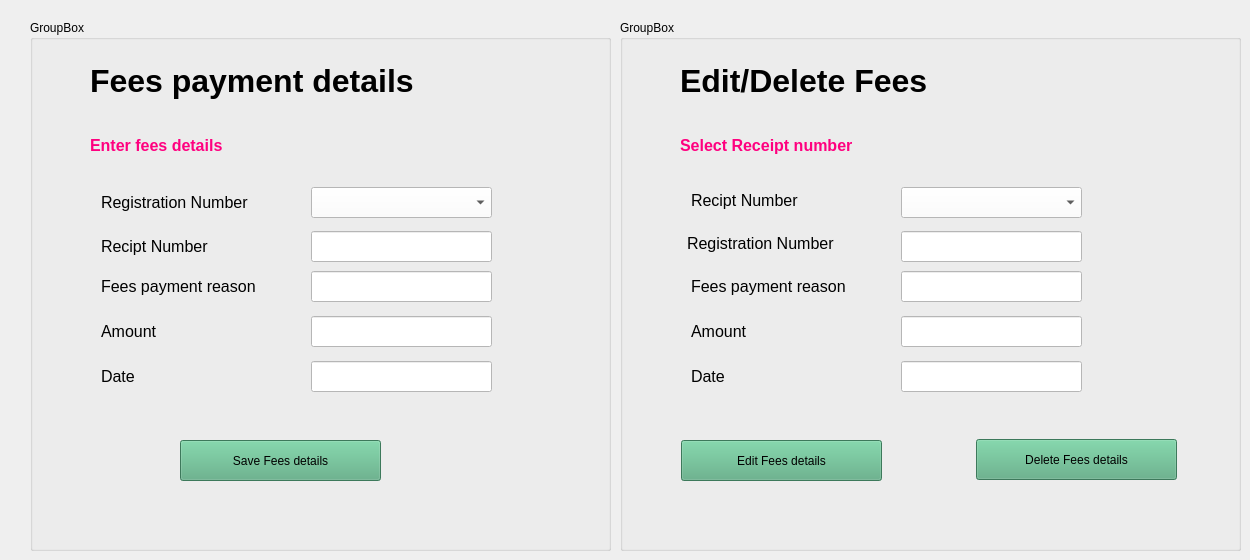
    <widget class="QWidget" name="tab_4">
     <attribute name="title">
      <string>Fees</string>
     </attribute>
     <widget class="QGroupBox" name="groupBox_4">
      <property name="geometry">
       <rect>
        <x>30</x>
        <y>20</y>
        <width>581</width>
        <height>531</height>
       </rect>
      </property>
      <property name="title">
       <string>GroupBox</string>
      </property>
      <widget class="QLabel" name="l51">
       <property name="geometry">
        <rect>
         <x>60</x>
         <y>100</y>
         <width>271</width>
         <height>51</height>
        </rect>
       </property>
       <property name="font">
        <font>
         <pointsize>12</pointsize>
         <weight>75</weight>
         <bold>true</bold>
        </font>
       </property>
       <property name="styleSheet">
        <string notr="true">color: rgb(255, 0, 127);</string>
       </property>
       <property name="text">
        <string>Enter fees details</string>
       </property>
      </widget>
      <widget class="QLabel" name="label_63">
       <property name="geometry">
        <rect>
         <x>60</x>
         <y>20</y>
         <width>491</width>
         <height>81</height>
        </rect>
       </property>
       <property name="font">
        <font>
         <pointsize>24</pointsize>
         <weight>75</weight>
         <bold>true</bold>
        </font>
       </property>
       <property name="text">
        <string>Fees payment details</string>
       </property>
      </widget>
      <widget class="QLabel" name="label_66">
       <property name="geometry">
        <rect>
         <x>71</x>
         <y>157</y>
         <width>201</width>
         <height>51</height>
        </rect>
       </property>
       <property name="font">
        <font>
         <pointsize>12</pointsize>
        </font>
       </property>
       <property name="text">
        <string>Registration Number</string>
       </property>
      </widget>
      <widget class="QComboBox" name="cb51">
       <property name="geometry">
        <rect>
         <x>281</x>
         <y>167</y>
         <width>181</width>
         <height>31</height>
        </rect>
       </property>
       <property name="styleSheet">
        <string notr="true">background-color: rgb(255, 255, 255);</string>
       </property>
      </widget>
      <widget class="QLineEdit" name="tb51">
       <property name="geometry">
        <rect>
         <x>281</x>
         <y>211</y>
         <width>181</width>
         <height>31</height>
        </rect>
       </property>
       <property name="styleSheet">
        <string notr="true">background-color: rgb(255, 255, 255);
font: 12pt &quot;MS Shell Dlg 2&quot;;</string>
       </property>
      </widget>
      <widget class="QLabel" name="label_65">
       <property name="geometry">
        <rect>
         <x>71</x>
         <y>201</y>
         <width>201</width>
         <height>51</height>
        </rect>
       </property>
       <property name="font">
        <font>
         <pointsize>12</pointsize>
        </font>
       </property>
       <property name="text">
        <string>Recipt Number</string>
       </property>
      </widget>
      <widget class="QLabel" name="label_68">
       <property name="geometry">
        <rect>
         <x>71</x>
         <y>286</y>
         <width>201</width>
         <height>51</height>
        </rect>
       </property>
       <property name="font">
        <font>
         <pointsize>12</pointsize>
        </font>
       </property>
       <property name="text">
        <string>Amount</string>
       </property>
      </widget>
      <widget class="QLineEdit" name="tb52">
       <property name="geometry">
        <rect>
         <x>281</x>
         <y>251</y>
         <width>181</width>
         <height>31</height>
        </rect>
       </property>
       <property name="styleSheet">
        <string notr="true">background-color: rgb(255, 255, 255);
font: 12pt &quot;MS Shell Dlg 2&quot;;</string>
       </property>
      </widget>
      <widget class="QLabel" name="label_112">
       <property name="geometry">
        <rect>
         <x>71</x>
         <y>331</y>
         <width>201</width>
         <height>51</height>
        </rect>
       </property>
       <property name="font">
        <font>
         <pointsize>12</pointsize>
        </font>
       </property>
       <property name="text">
        <string>Date</string>
       </property>
      </widget>
      <widget class="QLabel" name="label_67">
       <property name="geometry">
        <rect>
         <x>71</x>
         <y>241</y>
         <width>201</width>
         <height>51</height>
        </rect>
       </property>
       <property name="font">
        <font>
         <pointsize>12</pointsize>
        </font>
       </property>
       <property name="text">
        <string>Fees payment reason</string>
       </property>
      </widget>
      <widget class="QLineEdit" name="tb53">
       <property name="geometry">
        <rect>
         <x>281</x>
         <y>296</y>
         <width>181</width>
         <height>31</height>
        </rect>
       </property>
       <property name="styleSheet">
        <string notr="true">background-color: rgb(255, 255, 255);
font: 12pt &quot;MS Shell Dlg 2&quot;;</string>
       </property>
      </widget>
      <widget class="QLineEdit" name="tb54">
       <property name="geometry">
        <rect>
         <x>281</x>
         <y>341</y>
         <width>181</width>
         <height>31</height>
        </rect>
       </property>
       <property name="styleSheet">
        <string notr="true">background-color: rgb(255, 255, 255);
font: 12pt &quot;MS Shell Dlg 2&quot;;</string>
       </property>
      </widget>
      <widget class="QPushButton" name="b51">
       <property name="geometry">
        <rect>
         <x>150</x>
         <y>420</y>
         <width>201</width>
         <height>41</height>
        </rect>
       </property>
       <property name="styleSheet">
        <string notr="true">background-color: rgb(85, 170, 127);
font: 12pt &quot;MS Shell Dlg 2&quot;;</string>
       </property>
       <property name="text">
        <string>Save Fees details</string>
       </property>
      </widget>
     </widget>
     <widget class="QGroupBox" name="groupBox_5">
      <property name="geometry">
       <rect>
        <x>620</x>
        <y>20</y>
        <width>621</width>
        <height>531</height>
       </rect>
      </property>
      <property name="title">
       <string>GroupBox</string>
      </property>
      <widget class="QLabel" name="l52">
       <property name="geometry">
        <rect>
         <x>60</x>
         <y>100</y>
         <width>271</width>
         <height>51</height>
        </rect>
       </property>
       <property name="font">
        <font>
         <pointsize>12</pointsize>
         <weight>75</weight>
         <bold>true</bold>
        </font>
       </property>
       <property name="styleSheet">
        <string notr="true">color: rgb(255, 0, 127);</string>
       </property>
       <property name="text">
        <string>Select Receipt number</string>
       </property>
      </widget>
      <widget class="QLabel" name="label_70">
       <property name="geometry">
        <rect>
         <x>60</x>
         <y>20</y>
         <width>491</width>
         <height>81</height>
        </rect>
       </property>
       <property name="font">
        <font>
         <pointsize>24</pointsize>
         <weight>75</weight>
         <bold>true</bold>
        </font>
       </property>
       <property name="text">
        <string>Edit/Delete Fees</string>
       </property>
      </widget>
      <widget class="QLabel" name="label_71">
       <property name="geometry">
        <rect>
         <x>67</x>
         <y>198</y>
         <width>201</width>
         <height>51</height>
        </rect>
       </property>
       <property name="font">
        <font>
         <pointsize>12</pointsize>
        </font>
       </property>
       <property name="text">
        <string>Registration Number</string>
       </property>
      </widget>
      <widget class="QComboBox" name="cb52">
       <property name="geometry">
        <rect>
         <x>281</x>
         <y>167</y>
         <width>181</width>
         <height>31</height>
        </rect>
       </property>
       <property name="styleSheet">
        <string notr="true">background-color: rgb(255, 255, 255);</string>
       </property>
      </widget>
      <widget class="QLineEdit" name="tb55">
       <property name="geometry">
        <rect>
         <x>281</x>
         <y>211</y>
         <width>181</width>
         <height>31</height>
        </rect>
       </property>
       <property name="styleSheet">
        <string notr="true">background-color: rgb(255, 255, 255);
font: 12pt &quot;MS Shell Dlg 2&quot;;</string>
       </property>
      </widget>
      <widget class="QLabel" name="label_72">
       <property name="geometry">
        <rect>
         <x>71</x>
         <y>155</y>
         <width>201</width>
         <height>51</height>
        </rect>
       </property>
       <property name="font">
        <font>
         <pointsize>12</pointsize>
        </font>
       </property>
       <property name="text">
        <string>Recipt Number</string>
       </property>
      </widget>
      <widget class="QLabel" name="label_73">
       <property name="geometry">
        <rect>
         <x>71</x>
         <y>286</y>
         <width>201</width>
         <height>51</height>
        </rect>
       </property>
       <property name="font">
        <font>
         <pointsize>12</pointsize>
        </font>
       </property>
       <property name="text">
        <string>Amount</string>
       </property>
      </widget>
      <widget class="QLineEdit" name="tb56">
       <property name="geometry">
        <rect>
         <x>281</x>
         <y>251</y>
         <width>181</width>
         <height>31</height>
        </rect>
       </property>
       <property name="styleSheet">
        <string notr="true">background-color: rgb(255, 255, 255);
font: 12pt &quot;MS Shell Dlg 2&quot;;</string>
       </property>
      </widget>
      <widget class="QLabel" name="label_113">
       <property name="geometry">
        <rect>
         <x>71</x>
         <y>331</y>
         <width>201</width>
         <height>51</height>
        </rect>
       </property>
       <property name="font">
        <font>
         <pointsize>12</pointsize>
        </font>
       </property>
       <property name="text">
        <string>Date</string>
       </property>
      </widget>
      <widget class="QLabel" name="label_74">
       <property name="geometry">
        <rect>
         <x>71</x>
         <y>241</y>
         <width>201</width>
         <height>51</height>
        </rect>
       </property>
       <property name="font">
        <font>
         <pointsize>12</pointsize>
        </font>
       </property>
       <property name="text">
        <string>Fees payment reason</string>
       </property>
      </widget>
      <widget class="QLineEdit" name="tb57">
       <property name="geometry">
        <rect>
         <x>281</x>
         <y>296</y>
         <width>181</width>
         <height>31</height>
        </rect>
       </property>
       <property name="styleSheet">
        <string notr="true">background-color: rgb(255, 255, 255);
font: 12pt &quot;MS Shell Dlg 2&quot;;</string>
       </property>
      </widget>
      <widget class="QLineEdit" name="tb58">
       <property name="geometry">
        <rect>
         <x>281</x>
         <y>341</y>
         <width>181</width>
         <height>31</height>
        </rect>
       </property>
       <property name="styleSheet">
        <string notr="true">background-color: rgb(255, 255, 255);
font: 12pt &quot;MS Shell Dlg 2&quot;;</string>
       </property>
      </widget>
      <widget class="QPushButton" name="b52">
       <property name="geometry">
        <rect>
         <x>61</x>
         <y>420</y>
         <width>201</width>
         <height>41</height>
        </rect>
       </property>
       <property name="styleSheet">
        <string notr="true">background-color: rgb(85, 170, 127);
font: 12pt &quot;MS Shell Dlg 2&quot;;</string>
       </property>
       <property name="text">
        <string>Edit Fees details</string>
       </property>
      </widget>
      <widget class="QPushButton" name="b53">
       <property name="geometry">
        <rect>
         <x>356</x>
         <y>419</y>
         <width>201</width>
         <height>41</height>
        </rect>
       </property>
       <property name="styleSheet">
        <string notr="true">background-color: rgb(85, 170, 127);
font: 12pt &quot;MS Shell Dlg 2&quot;;</string>
       </property>
       <property name="text">
        <string>Delete Fees details</string>
       </property>
      </widget>
     </widget>
    </widget>
